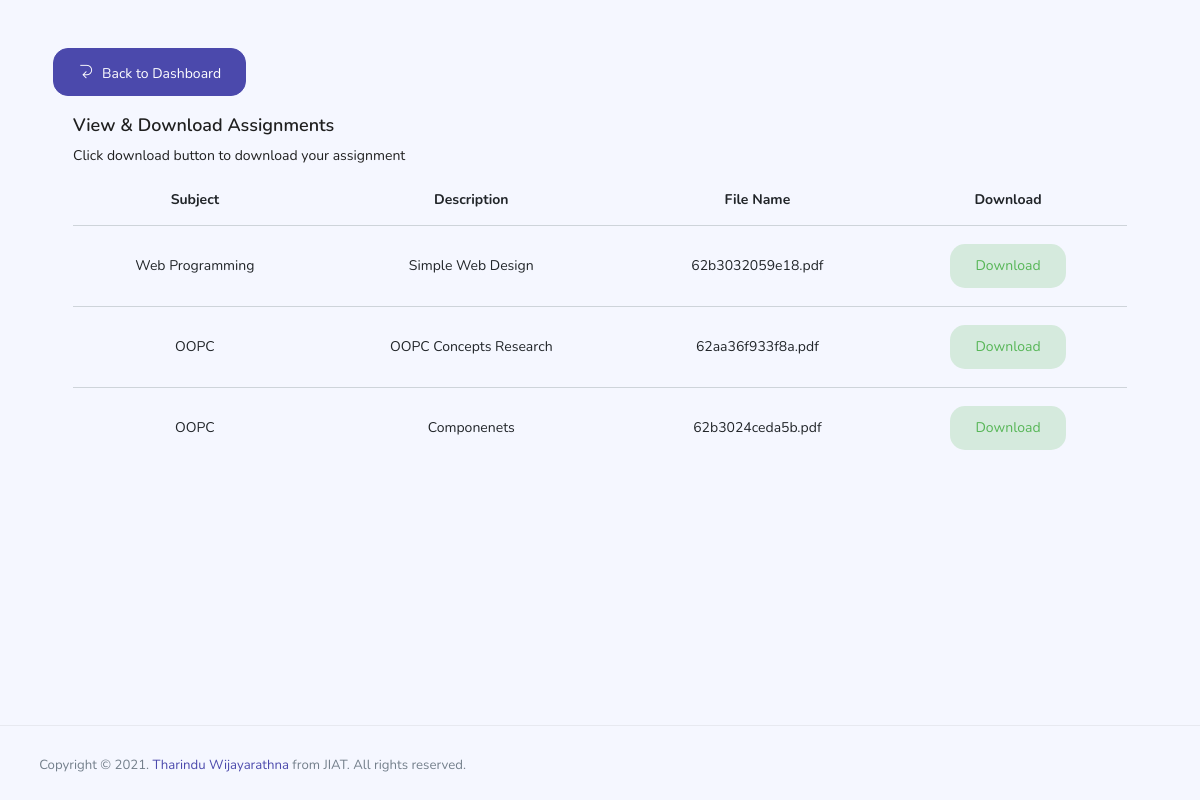
The page /view_assignments.php (signed in) on the database its author committed.
### tables this page shows
CREATE TABLE IF NOT EXISTS `added_assignment` (
  `id` int NOT NULL AUTO_INCREMENT,
  `subject_id` int NOT NULL,
  `grade_id` int NOT NULL,
  `teachers_id` int NOT NULL,
  `description` varchar(60) DEFAULT NULL,
  `path` varchar(80) DEFAULT NULL,
  `start_date` date DEFAULT NULL,
  `last_date` date DEFAULT NULL,
  PRIMARY KEY (`id`),
  KEY `fk_added_assignment_subject1_idx` (`subject_id`),
  KEY `fk_added_assignment_grade1_idx` (`grade_id`),
  KEY `fk_added_assignment_teachers1_idx` (`teachers_id`),
  CONSTRAINT `fk_added_assignment_grade1` FOREIGN KEY (`grade_id`) REFERENCES `grade` (`id`),
  CONSTRAINT `fk_added_assignment_subject1` FOREIGN KEY (`subject_id`) REFERENCES `subject` (`id`),
  CONSTRAINT `fk_added_assignment_teachers1` FOREIGN KEY (`teachers_id`) REFERENCES `teachers` (`id`)
);

CREATE TABLE IF NOT EXISTS `subject` (
  `id` int NOT NULL AUTO_INCREMENT,
  `subject` varchar(45) DEFAULT NULL,
  PRIMARY KEY (`id`)
);

### connection.php (called while the page is built, shortened)
<?php
class Database{
    public static $connection;
    public static function setUpConnection()
    {
        if (!isset(Database::$connection)) {
            Database::$connection = new mysqli("localhost", "root", "Wikum@123", "lms_jiat", "3306");
        }
    }
    public static function search($q)
    {
        $resultset = Database::$connection->query($q);
        return $resultset;
    }
}
?>

### view_assignments.php (the view, shortened to what this page needs)
<?php
require "connection.php";
if (isset($_SESSION["s"])) {
?>
    <!DOCTYPE html>
    <html lang="en">
    <head>
        <link rel="stylesheet" href="vendors/feather/feather.css" />
        <link rel="stylesheet" href="vendors/ti-icons/css/themify-icons.css" />
        <link rel="stylesheet" href="vendors/css/vendor.bundle.base.css" />
        <link rel="stylesheet" href="css/vertical-layout-light/style.css" />
    </head>
    <body>
        <div class=" container-scroller">
            <div class="container-fluid page-body-wrapper full-page-wrapper">
                <div class="main-panel w-100  documentation">
                    <div class="content-wrapper">
                        <div class="container-fluid">
                            <div class="row">
                                <div class="col-12 pt-5">
                                    <a class="btn btn-primary" href="student_dashboard.php"><i class="ti-back-left mr-2"></i>Back to Dashboard</a>
                                </div>
                            </div>
                            <div class="card-body">
                                <h4 class="card-title">View & Download Assignments</h4>
                                <p class="card-description">
                                    Click download button to download your assignment
                                </p>
                                <div class="table-responsive">
                                    <table class="table text-center">
                                        <thead>
                                            <tr>
                                                <th>Subject</th>
                                                <th>Description</th>
                                                <th>File Name</th>
                                                <th>Download</th>
                                            </tr>
                                        </thead>
                                        <tbody>
                                            <?php
                                            $query = Database::search("SELECT * FROM `added_assignment` WHERE `grade_id` = '" . $_SESSION["s"]["grade_id"] . "'");
                                            $qnum = $query->num_rows;
                                            for ($i = 0; $i < $qnum; $i++) {
                                                $data = $query->fetch_assoc();
                                                $subject = Database::search("SELECT * FROM `subject` WHERE `id` = '" . $data["subject_id"] . "'");
                                                $subdata = $subject->fetch_assoc();
                                            ?>
                                                <tr>
                                                    <td><?php echo $subdata["subject"] ?></td>
                                                    <td> <label class="form-check-label"><?php echo $data["description"] ?></label></td>
                                                    <td><label class="form-check-label"><?php echo $data["path"] ?></label></td>
                                                    <td><a class="btn btn-inverse-success" href="doc/lesson_notes/<?php echo $data["path"] ?>">Download</a></td>
                                                </tr>
                                            <?php
                                            }
                                            ?>
                                        </tbody>
                                    </table>
                                </div>
                            </div>
                        </div>
                    </div>
                    <footer class="footer">
                        <div class="d-sm-flex justify-content-center justify-content-sm-between">
                            <span class="text-muted text-center text-sm-left d-block d-sm-inline-block">Copyright © 2021.
                                <a href="#" target="_blank">Tharindu Wijayarathna</a>
                                from JIAT. All rights reserved.</span>
                        </div>
                    </footer>
                </div>
            </div>
    </body>
    </html>
<?php
} else {
?>
    <script>
        window.location = "teacher_login.php";
    </script>
<?php
}
?>

### rows shown on the page
added_assignment: subject.subject "Web Programming", description "Simple Web Design", path "62b3032059e18.pdf"
added_assignment: subject.subject "OOPC", description "OOPC Concepts Research", path "62aa36f933f8a.pdf"
added_assignment: subject.subject "OOPC", description "Componenets", path "62b3024ceda5b.pdf"
